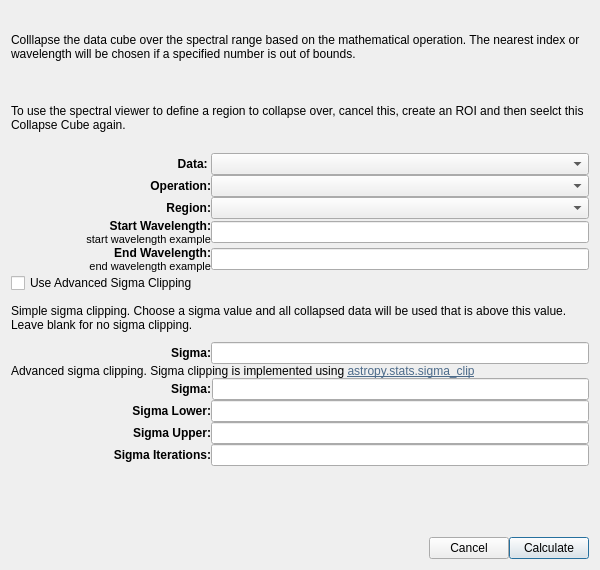
<?xml version="1.0" encoding="UTF-8"?>
<ui version="4.0">
 <class>Dialog</class>
 <widget class="QDialog" name="Dialog">
  <property name="windowModality">
   <enum>Qt::NonModal</enum>
  </property>
  <property name="geometry">
   <rect>
    <x>0</x>
    <y>0</y>
    <width>600</width>
    <height>570</height>
   </rect>
  </property>
  <property name="sizePolicy">
   <sizepolicy hsizetype="Minimum" vsizetype="MinimumExpanding">
    <horstretch>0</horstretch>
    <verstretch>0</verstretch>
   </sizepolicy>
  </property>
  <property name="minimumSize">
   <size>
    <width>0</width>
    <height>0</height>
   </size>
  </property>
  <property name="maximumSize">
   <size>
    <width>16777215</width>
    <height>16777215</height>
   </size>
  </property>
  <property name="focusPolicy">
   <enum>Qt::StrongFocus</enum>
  </property>
  <property name="windowTitle">
   <string>Dialog</string>
  </property>
  <property name="autoFillBackground">
   <bool>false</bool>
  </property>
  <property name="sizeGripEnabled">
   <bool>false</bool>
  </property>
  <property name="modal">
   <bool>false</bool>
  </property>
  <layout class="QVBoxLayout" name="verticalLayout_3">
   <item>
    <layout class="QVBoxLayout" name="verticalLayout">
     <property name="spacing">
      <number>0</number>
     </property>
     <property name="sizeConstraint">
      <enum>QLayout::SetMinimumSize</enum>
     </property>
     <item>
      <widget class="QLabel" name="main_desc">
       <property name="lineWidth">
        <number>1</number>
       </property>
       <property name="text">
        <string>Colllapse the data cube over the spectral range based on the mathematical operation. The nearest index or wavelength will be chosen if a specified number is out of bounds.</string>
       </property>
       <property name="wordWrap">
        <bool>true</bool>
       </property>
      </widget>
     </item>
     <item>
      <widget class="QLabel" name="widget_desc">
       <property name="text">
        <string>To use the spectral viewer to define a region to collapse over, cancel this, create an ROI and then seelct this Collapse Cube again.</string>
       </property>
       <property name="wordWrap">
        <bool>true</bool>
       </property>
      </widget>
     </item>
     <item>
      <layout class="QHBoxLayout" name="horizontalLayout">
       <property name="spacing">
        <number>0</number>
       </property>
       <property name="sizeConstraint">
        <enum>QLayout::SetDefaultConstraint</enum>
       </property>
       <item>
        <widget class="QLabel" name="label_3">
         <property name="minimumSize">
          <size>
           <width>200</width>
           <height>0</height>
          </size>
         </property>
         <property name="maximumSize">
          <size>
           <width>200</width>
           <height>16777215</height>
          </size>
         </property>
         <property name="font">
          <font>
           <weight>75</weight>
           <bold>true</bold>
          </font>
         </property>
         <property name="text">
          <string>Data: </string>
         </property>
         <property name="alignment">
          <set>Qt::AlignRight|Qt::AlignTrailing|Qt::AlignVCenter</set>
         </property>
        </widget>
       </item>
       <item>
        <widget class="QComboBox" name="data_combobox">
         <property name="sizePolicy">
          <sizepolicy hsizetype="Preferred" vsizetype="Fixed">
           <horstretch>0</horstretch>
           <verstretch>0</verstretch>
          </sizepolicy>
         </property>
         <property name="minimumSize">
          <size>
           <width>0</width>
           <height>0</height>
          </size>
         </property>
        </widget>
       </item>
      </layout>
     </item>
     <item>
      <layout class="QHBoxLayout" name="horizontalLayout_2">
       <property name="spacing">
        <number>0</number>
       </property>
       <item>
        <widget class="QLabel" name="label_4">
         <property name="maximumSize">
          <size>
           <width>200</width>
           <height>16777215</height>
          </size>
         </property>
         <property name="font">
          <font>
           <weight>75</weight>
           <bold>true</bold>
          </font>
         </property>
         <property name="text">
          <string>Operation:</string>
         </property>
         <property name="alignment">
          <set>Qt::AlignRight|Qt::AlignTrailing|Qt::AlignVCenter</set>
         </property>
        </widget>
       </item>
       <item>
        <widget class="QComboBox" name="operation_combobox"/>
       </item>
      </layout>
     </item>
     <item>
      <layout class="QHBoxLayout" name="horizontalLayout_3">
       <property name="spacing">
        <number>0</number>
       </property>
       <item>
        <widget class="QLabel" name="label_5">
         <property name="maximumSize">
          <size>
           <width>200</width>
           <height>16777215</height>
          </size>
         </property>
         <property name="font">
          <font>
           <weight>75</weight>
           <bold>true</bold>
          </font>
         </property>
         <property name="text">
          <string>Region:</string>
         </property>
         <property name="alignment">
          <set>Qt::AlignRight|Qt::AlignTrailing|Qt::AlignVCenter</set>
         </property>
        </widget>
       </item>
       <item>
        <widget class="QComboBox" name="region_combobox"/>
       </item>
      </layout>
     </item>
     <item>
      <layout class="QHBoxLayout" name="horizontalLayout_4">
       <property name="spacing">
        <number>0</number>
       </property>
       <item>
        <layout class="QVBoxLayout" name="verticalLayout_2">
         <property name="spacing">
          <number>0</number>
         </property>
         <property name="sizeConstraint">
          <enum>QLayout::SetMinimumSize</enum>
         </property>
         <item>
          <widget class="QLabel" name="start_label">
           <property name="minimumSize">
            <size>
             <width>200</width>
             <height>0</height>
            </size>
           </property>
           <property name="maximumSize">
            <size>
             <width>200</width>
             <height>16777215</height>
            </size>
           </property>
           <property name="font">
            <font>
             <weight>75</weight>
             <bold>true</bold>
            </font>
           </property>
           <property name="text">
            <string>Start Wavelength:</string>
           </property>
           <property name="alignment">
            <set>Qt::AlignRight|Qt::AlignTrailing|Qt::AlignVCenter</set>
           </property>
          </widget>
         </item>
         <item>
          <widget class="QLabel" name="start_example_label">
           <property name="maximumSize">
            <size>
             <width>200</width>
             <height>16777215</height>
            </size>
           </property>
           <property name="font">
            <font>
             <pointsize>8</pointsize>
            </font>
           </property>
           <property name="text">
            <string>start wavelength example</string>
           </property>
           <property name="alignment">
            <set>Qt::AlignRight|Qt::AlignTrailing|Qt::AlignVCenter</set>
           </property>
          </widget>
         </item>
        </layout>
       </item>
       <item>
        <widget class="QLineEdit" name="start_text"/>
       </item>
      </layout>
     </item>
     <item>
      <layout class="QHBoxLayout" name="horizontalLayout_6">
       <property name="spacing">
        <number>0</number>
       </property>
       <item>
        <layout class="QVBoxLayout" name="verticalLayout_4">
         <property name="spacing">
          <number>0</number>
         </property>
         <property name="sizeConstraint">
          <enum>QLayout::SetMinimumSize</enum>
         </property>
         <item>
          <widget class="QLabel" name="end_label">
           <property name="minimumSize">
            <size>
             <width>200</width>
             <height>0</height>
            </size>
           </property>
           <property name="maximumSize">
            <size>
             <width>16777215</width>
             <height>16777215</height>
            </size>
           </property>
           <property name="font">
            <font>
             <weight>75</weight>
             <bold>true</bold>
            </font>
           </property>
           <property name="text">
            <string>End Wavelength:</string>
           </property>
           <property name="alignment">
            <set>Qt::AlignRight|Qt::AlignTrailing|Qt::AlignVCenter</set>
           </property>
          </widget>
         </item>
         <item>
          <widget class="QLabel" name="end_example_label">
           <property name="maximumSize">
            <size>
             <width>200</width>
             <height>16777215</height>
            </size>
           </property>
           <property name="font">
            <font>
             <pointsize>8</pointsize>
            </font>
           </property>
           <property name="text">
            <string>end wavelength example</string>
           </property>
           <property name="alignment">
            <set>Qt::AlignRight|Qt::AlignTrailing|Qt::AlignVCenter</set>
           </property>
          </widget>
         </item>
        </layout>
       </item>
       <item>
        <widget class="QLineEdit" name="end_text"/>
       </item>
      </layout>
     </item>
     <item>
      <layout class="QHBoxLayout" name="horizontalLayout_7">
       <property name="spacing">
        <number>0</number>
       </property>
       <item>
        <widget class="QCheckBox" name="advanced_checkbox">
         <property name="text">
          <string>Use Advanced Sigma Clipping</string>
         </property>
        </widget>
       </item>
      </layout>
     </item>
     <item>
      <widget class="QWidget" name="simple_sigma_widget" native="true">
       <layout class="QVBoxLayout" name="simple_sigma_vlayout">
        <property name="spacing">
         <number>0</number>
        </property>
        <property name="leftMargin">
         <number>0</number>
        </property>
        <property name="topMargin">
         <number>0</number>
        </property>
        <property name="rightMargin">
         <number>0</number>
        </property>
        <property name="bottomMargin">
         <number>0</number>
        </property>
        <item>
         <widget class="QLabel" name="label_13">
          <property name="text">
           <string>Simple sigma clipping. Choose a sigma value and all collapsed data will be used that is above this value.  Leave blank for no sigma clipping.</string>
          </property>
          <property name="wordWrap">
           <bool>true</bool>
          </property>
         </widget>
        </item>
        <item>
         <layout class="QHBoxLayout" name="horizontalLayout_8">
          <property name="spacing">
           <number>0</number>
          </property>
          <item>
           <widget class="QLabel" name="label_12">
            <property name="minimumSize">
             <size>
              <width>200</width>
              <height>0</height>
             </size>
            </property>
            <property name="maximumSize">
             <size>
              <width>200</width>
              <height>200</height>
             </size>
            </property>
            <property name="font">
             <font>
              <weight>75</weight>
              <bold>true</bold>
             </font>
            </property>
            <property name="text">
             <string>Sigma:</string>
            </property>
            <property name="alignment">
             <set>Qt::AlignRight|Qt::AlignTrailing|Qt::AlignVCenter</set>
            </property>
           </widget>
          </item>
          <item>
           <widget class="QLineEdit" name="lineEdit"/>
          </item>
         </layout>
        </item>
       </layout>
      </widget>
     </item>
     <item>
      <widget class="QWidget" name="advanced_sigma_widget" native="true">
       <property name="sizePolicy">
        <sizepolicy hsizetype="Preferred" vsizetype="Minimum">
         <horstretch>0</horstretch>
         <verstretch>0</verstretch>
        </sizepolicy>
       </property>
       <layout class="QVBoxLayout" name="advanced_sigma_layout">
        <property name="spacing">
         <number>0</number>
        </property>
        <property name="leftMargin">
         <number>0</number>
        </property>
        <property name="topMargin">
         <number>0</number>
        </property>
        <property name="rightMargin">
         <number>0</number>
        </property>
        <property name="bottomMargin">
         <number>0</number>
        </property>
        <item>
         <layout class="QVBoxLayout" name="verticalLayout_5">
          <property name="spacing">
           <number>0</number>
          </property>
          <item>
           <widget class="QLabel" name="label_14">
            <property name="text">
             <string>&lt;html&gt;&lt;head/&gt;&lt;body&gt;&lt;p&gt;Advanced sigma clipping. Sigma clipping is implemented using &lt;a href=&quot;http://docs.astropy.org/en/stable/api/astropy.stats.sigma_clip.html&quot;&gt;&lt;span style=&quot; text-decoration: underline; color:#4c6b8a;&quot;&gt;astropy.stats.sigma_clip&lt;/span&gt;&lt;/a&gt;&lt;/p&gt;&lt;/body&gt;&lt;/html&gt;</string>
            </property>
            <property name="openExternalLinks">
             <bool>true</bool>
            </property>
           </widget>
          </item>
         </layout>
        </item>
        <item>
         <layout class="QHBoxLayout" name="advanced_sigma_hlayout_2">
          <property name="spacing">
           <number>1</number>
          </property>
          <item>
           <widget class="QLabel" name="label_16">
            <property name="minimumSize">
             <size>
              <width>200</width>
              <height>0</height>
             </size>
            </property>
            <property name="font">
             <font>
              <weight>75</weight>
              <bold>true</bold>
             </font>
            </property>
            <property name="text">
             <string>Sigma:</string>
            </property>
            <property name="alignment">
             <set>Qt::AlignRight|Qt::AlignTrailing|Qt::AlignVCenter</set>
            </property>
           </widget>
          </item>
          <item>
           <widget class="QLineEdit" name="lineEdit_3">
            <property name="minimumSize">
             <size>
              <width>0</width>
              <height>2</height>
             </size>
            </property>
           </widget>
          </item>
         </layout>
        </item>
        <item>
         <layout class="QHBoxLayout" name="advanced_sigma_hlayout_3">
          <property name="spacing">
           <number>0</number>
          </property>
          <item>
           <widget class="QLabel" name="label_17">
            <property name="minimumSize">
             <size>
              <width>200</width>
              <height>0</height>
             </size>
            </property>
            <property name="font">
             <font>
              <weight>75</weight>
              <bold>true</bold>
             </font>
            </property>
            <property name="text">
             <string>Sigma Lower:</string>
            </property>
            <property name="alignment">
             <set>Qt::AlignRight|Qt::AlignTrailing|Qt::AlignVCenter</set>
            </property>
           </widget>
          </item>
          <item>
           <widget class="QLineEdit" name="sigmal_lower_text">
            <property name="minimumSize">
             <size>
              <width>0</width>
              <height>1</height>
             </size>
            </property>
           </widget>
          </item>
         </layout>
        </item>
        <item>
         <layout class="QHBoxLayout" name="advanced_sigma_hlayout_4">
          <property name="spacing">
           <number>0</number>
          </property>
          <item>
           <widget class="QLabel" name="label_18">
            <property name="minimumSize">
             <size>
              <width>200</width>
              <height>0</height>
             </size>
            </property>
            <property name="font">
             <font>
              <weight>75</weight>
              <bold>true</bold>
             </font>
            </property>
            <property name="text">
             <string>Sigma Upper:</string>
            </property>
            <property name="alignment">
             <set>Qt::AlignRight|Qt::AlignTrailing|Qt::AlignVCenter</set>
            </property>
           </widget>
          </item>
          <item>
           <widget class="QLineEdit" name="sigma_upper_text">
            <property name="minimumSize">
             <size>
              <width>0</width>
              <height>1</height>
             </size>
            </property>
           </widget>
          </item>
         </layout>
        </item>
        <item>
         <layout class="QHBoxLayout" name="advanced_sigma_hlayout_5">
          <property name="spacing">
           <number>0</number>
          </property>
          <item>
           <widget class="QLabel" name="label_19">
            <property name="minimumSize">
             <size>
              <width>200</width>
              <height>0</height>
             </size>
            </property>
            <property name="font">
             <font>
              <weight>75</weight>
              <bold>true</bold>
             </font>
            </property>
            <property name="text">
             <string>Sigma Iterations:</string>
            </property>
            <property name="alignment">
             <set>Qt::AlignRight|Qt::AlignTrailing|Qt::AlignVCenter</set>
            </property>
           </widget>
          </item>
          <item>
           <widget class="QLineEdit" name="sigma_iters_text">
            <property name="minimumSize">
             <size>
              <width>0</width>
              <height>1</height>
             </size>
            </property>
           </widget>
          </item>
         </layout>
        </item>
       </layout>
      </widget>
     </item>
     <item>
      <layout class="QHBoxLayout" name="horizontalLayout_15">
       <property name="spacing">
        <number>0</number>
       </property>
       <item>
        <widget class="QLabel" name="error_label_text">
         <property name="text">
          <string/>
         </property>
        </widget>
       </item>
      </layout>
     </item>
     <item>
      <layout class="QHBoxLayout" name="horizontalLayout_16">
       <property name="spacing">
        <number>0</number>
       </property>
       <item>
        <spacer name="horizontalSpacer">
         <property name="orientation">
          <enum>Qt::Horizontal</enum>
         </property>
         <property name="sizeHint" stdset="0">
          <size>
           <width>40</width>
           <height>20</height>
          </size>
         </property>
        </spacer>
       </item>
       <item>
        <widget class="QPushButton" name="cancelButton">
         <property name="text">
          <string>Cancel</string>
         </property>
        </widget>
       </item>
       <item>
        <widget class="QPushButton" name="calculateButton">
         <property name="text">
          <string>Calculate</string>
         </property>
         <property name="default">
          <bool>true</bool>
         </property>
        </widget>
       </item>
      </layout>
     </item>
    </layout>
   </item>
  </layout>
 </widget>
 <layoutdefault spacing="6" margin="11"/>
 <resources/>
 <connections/>
</ui>
